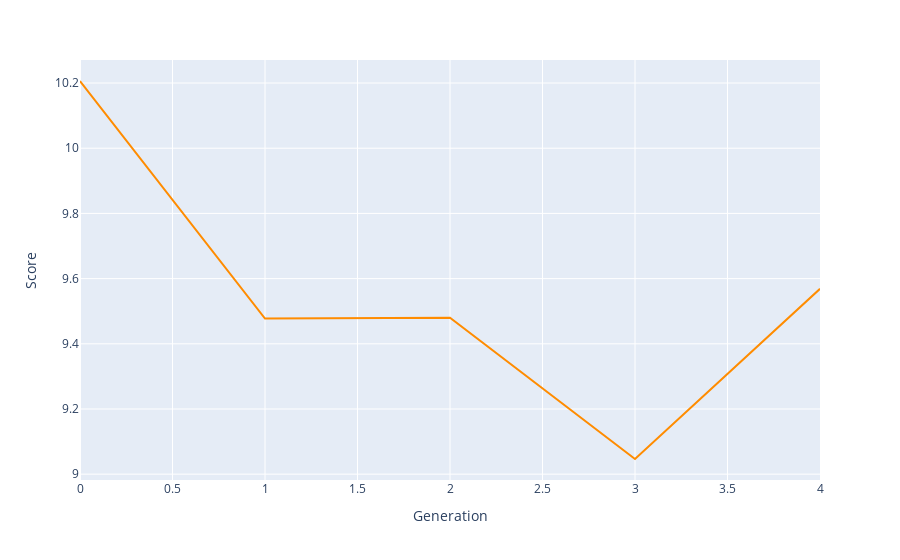

Notebook cell for this chart:
### Code cell
bestRankDF = pd.DataFrame(bestRank, columns=['Score', 'Schedule'])
bestRank
bestRankDF['Generation'] = bestRankDF.index.values
fig = px.line(bestRankDF, x='Generation', y='Score', hover_data=['Schedule'])
fig.update_traces(line_color='DarkOrange')
fig.show()
fileName = f'p{popSize}g{generations}n{nSwaps}.html'
fig.write_html(f'charts/fileName', include_plotlyjs="cdn")

### Figure 1 — Plotly figure (JSON) as saved in the notebook; plotly's stock layout.template omitted (floating-point values rounded to 4 significant figures; data arrays with more than 128 entries replaced by an {"elided": "..."} marker saying what was removed)
{"data": [{"customdata": {"elided": "5x1x48 int values"}, "hovertemplate": "Generation=%{x}<br>Score=%{y}<br>Schedule=%{customdata[0]}<extra></extra>", "legendgroup": "", "line": {"color": "DarkOrange", "dash": "solid"}, "marker": {"symbol": "circle"}, "mode": "lines", "name": "", "orientation": "v", "showlegend": false, "type": "scatter", "x": [0, 1, 2, 3, 4], "xaxis": "x", "y": [10.21, 9.478, 9.48, 9.047, 9.569], "yaxis": "y"}], "layout": {"legend": {"tracegroupgap": 0}, "margin": {"t": 60}, "xaxis": {"anchor": "y", "domain": [0, 1], "title": {"text": "Generation"}}, "yaxis": {"anchor": "x", "domain": [0, 1], "title": {"text": "Score"}}}}
